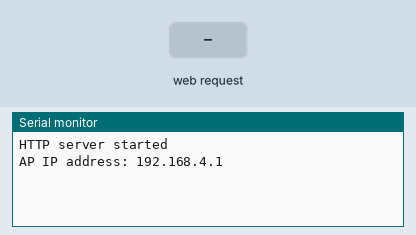
This sketch was run on a simulated ESP32. Parts: the last lines printed to the serial monitor. The test bench sets the inputs (shaded band).

Above: at 1.2 s.
1.3 s: HTTP request GET /power/on received
At 2.5 s:
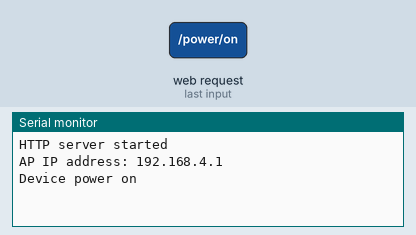
2.8 s: HTTP request GET /power/off received
At 3.6 s:
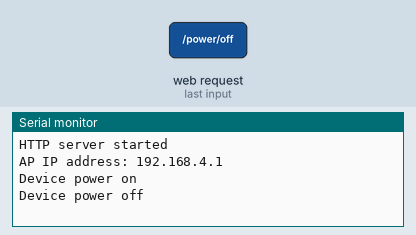
4.3 s: HTTP request GET /speed/one received
At 4.8 s:
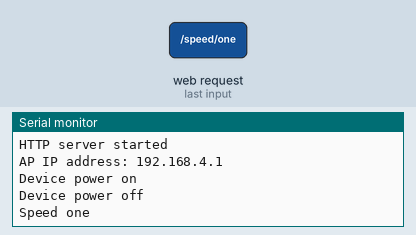
5.8 s: HTTP request GET /speed/two received
At 7.0 s:
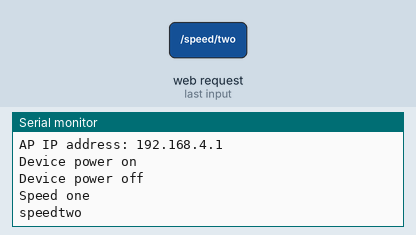
7.3 s: HTTP request GET /pump/on received
At 8.2 s:
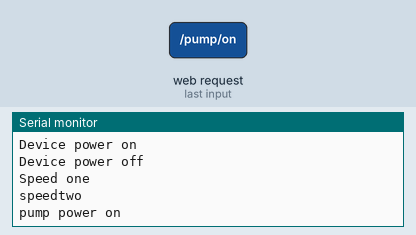
8.8 s: HTTP request GET /pump/off received
At 9.4 s:
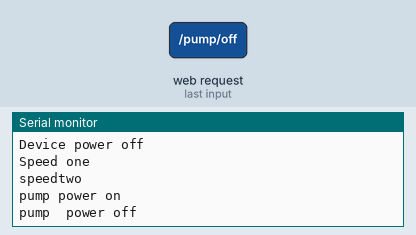

Measured:
- after the input at 1.3 s, the serial monitor: prints a new line at once (image 1)
- after the input at 2.8 s, the serial monitor: prints a new line at once (image 2)
- after the input at 4.3 s, the serial monitor: prints a new line at once (image 3)
- after the input at 5.8 s, the serial monitor: prints a new line at once (image 4)
- after the input at 7.3 s, the serial monitor: prints a new line at once (image 5)
- after the input at 8.8 s, the serial monitor: prints a new line at once (image 6)

The sketch:

igotitpart3.ino
```cpp
#include <WiFi.h>
#include <WiFiClient.h>
#include <WebServer.h>


const char Main_Page[] PROGMEM = {"<html>\n  <head>\n    <link href=\"https://fonts.googleapis.com/css?family=Baloo+Thambi+2|Comic+Neue&display=swap\" rel=\"stylesheet\">\n    \n    <link href=\"https://fonts.googleapis.com/css?family=Montserrat&display=swap\" rel=\"stylesheet\">\n\n    <link rel=\"stylesheet\" type=\"text/css\" href=\"esp.css\">\n   <script type=\"text/javascript\" src=\"https://www.gstatic.com/charts/loader.js\"></script>\n   <script type=\"text/javascript\">\n      google.charts.load('current', {'packages':['gauge']});\n      google.charts.setOnLoadCallback(drawChart);\n\n      function drawChart() {\n\n        var data = google.visualization.arrayToDataTable([\n          ['Label', 'Value'],\n          ['Water Level', 80],\n          \n         \n        ]);\n\n        var options = {\n          width: 600, height: 200,\n          redFrom: 90, redTo: 100,\n          yellowFrom:75, yellowTo: 90,\n          minorTicks: 5\n        };\n\n        var chart = new google.visualization.Gauge(document.getElementById('chart_div'));\n\n        chart.draw(data, options);\n\n        setInterval(function() {\n          data.setValue(0, 1, 40 + Math.round(60 * Math.random()));\n          chart.draw(data, options);\n        }, 13000);\n        setInterval(function() {\n          data.setValue(1, 1, 40 + Math.round(60 * Math.random()));\n          chart.draw(data, options);\n        }, 5000);\n        setInterval(function() {\n          data.setValue(2, 1, 60 + Math.round(20 * Math.random()));\n          chart.draw(data, options);\n        }, 26000);\n      }\n    </script>\n\n\n\n    <script type=\"text/javascript\" src=\"https://www.gstatic.com/charts/loader.js\"></script>\n    <script type=\"text/javascript\">\n      google.charts.load('current', {'packages':['corechart']});\n      google.charts.setOnLoadCallback(drawChart);\n\n      function drawChart() {\n        var data = google.visualization.arrayToDataTable([\n          ['Time(mins)', 'Temperature'],\n          ['10',  40     ],\n          ['20',  42     ],\n          ['30',  46      ],\n          ['40',  50   ]\n        ]);\n\n        var options = {\n          title: 'Temperature Variation',\n          curveType: 'function',\n          legend: { position: 'bottom' }\n        };\n\n        var chart = new google.visualization.LineChart(document.getElementById('curve_chart'));\n\n        chart.draw(data, options);\n      }\n    </script>\n  </head>\n\n\n  <body>\n\n  \n      <h1>Robofever</h1>\n\n      <h2>Cooler</h2>\n\n       <div class=\"container\">\n\n        <button class=\"speed one\" onclick=\"location.href='speed/one';\" value=\"Speed 1\">\n        Speed-1\n      </button>\n\n\n\n      <button class=\"power on\" onclick=\"location.href='power/on';\" value=\"Power On\">\n        PowerON\n      </button>\n\n\n\n      <button class=\"power off\" onclick=\"location.href='power/off';\" value=\"Power Off\">\n        PowerOFF\n      </button>\n\n     \n\n      \n\n      <button class=\"speed two\" onclick=\"location.href='speed/two';\" value=\"Speed 2\">\n        Speed-2\n      </button>\n      \n    </div>\n\n   \n        \n  <div id=\"test\">\n    <div id=\"chart_div\" style=\"width: 200px; height: 300px;\">\n\n\n      \n    </div>\n\n<div class=\"pump\">\n     <button class=\"pump onn\" onclick=\"location.href='pump/on';\" value=\"Pump On\">\n       PumpON\n      </button>\n\n      <button class=\"pump offf\" onclick=\"location.href='pump/off';\" value=\"Pump Off\">\n        PumpOFF\n      </button>\n\n</div>\n </div>\n      \n    <div id=\"curve_chart\" style=\"width: 900px; height: 500px\">\n         \n    </div>\n\n   \n  \n\n  </body>\n</html>\n"};
const char style_css_main_page[] PROGMEM = {"\np{\n\tbackground: white\n}\nh1{\n\tfont-family: 'Comic Neue', cursive;\n\ttext-align: center;\n\tmargin-top: 20px;\n}\nh2{\n\ttext-align: center;\n\tfont-family: 'Baloo Thambi 2', cursive;\n}\n/*div{\n\tborder: 20px solid #bdc3c7;\n\tmax-width: 700px;\n\twidth:80%;\n\tpadding: 20px;\n\tmargin: 20px auto;\n}*/\n\ndiv{\n\n\tmargin: 20px auto;\n}\nbody{\n\tborder : 2px solid grey;\n\tbackground-size: cover;\n\tbackground-position: center;\n\t/*background-image: url(https://wallpaperaccess.com/download/internet-of-things-1445507);*/\n\tbackground-image: url(https://htmlcolorcodes.com/assets/images/html-color-codes-color-tutorials-hero-00e10b1f.jpg);\n\t/*background-image: url();*/\n\tbackground-color: #c7c4c4\n\n}\n\n\n\n#test{\n\tborder-bottom: 2px solid rgba(100,100,0,0.4);\n}\n\n\nh2{\n\tpadding: 20px;\n\tborder-bottom: 2px solid rgba(100,100,100,0.5);\n}\n\n.container{\n\n\ttext-align: center;\n\n}\n\n.power{\n\tborder: 1px solid #3498db;\n\tbackground: none;\n\tpadding: 10px 20px;\n\tfont-size: 20px;\n\tfont-family: \"montserrat\";\n\tcursor: pointer;\n\tmargin: 10px;\n\ttransition: 0.8s;\n\tposition: relative;\n\toverflow: hidden;\n\n\t\n\n}\n\n.on:hover,.off:hover{\n\tcolor: fff;\n}\n\n.power::before{\n\tcontent: \"\";\n\tposition: absolute;\n\tleft: 0;\n\twidth:100%;\n\theight: 0%;\n\tbackground: #3498db;\n\tz-index : -1;\n\ttransition: 0.8s;\n\n}\n\n.on::before,.off::before{\n\ttop: 0;\n\tborder-radius: 0 0 50% 50%;\n}\n\n.on:hover::before,.off:hover::before{\n\theight: 100%;\n}\n\n\n\n.pump{\n\ttext-align: center;\n}\n\n.onn:hover,.offf:hover{\n\tcolor: #2cfc03;\n}\n\n.speed{\n\n\n  background-color: #4CAF50;\n  border: none;\n  color: white;\n  padding: 20px;\n  text-align: center;\n  text-decoration: none;\n  display: inline-block;\n  font-size: 16px;\n  margin: 4px 2px;\n\n\n}\n\n.one {border-radius: 12px;}\n.two {border-radius: 12px;}\n"};


const char* ssid = "ESP";
const char* password = "987654321";


WebServer server(80);
//
void handleRoot() {
server.send_P(200, "text/HTML", Main_Page);
}
//funcrion for handling esp.css request
void handleCSS(){
server.send_P(200,"text/css",style_css_main_page);
}
void poweron(){
  Serial.println("Device power on");
}
void poweroff(){
  Serial.println("Device power off");
}
void speedone(){
  Serial.println("Speed one");
}
void speedtwo(){
  Serial.println("speedtwo ");
}
void pumpon(){
  Serial.println("pump power on");
}
void pumpoff(){
  Serial.println("pump  power off");
}

void handleNotFound() {
  String message = "File Not Found\n\n";
  message += "URI: ";
  message += server.uri();
  message += "\nMethod: ";
  message += (server.method() == HTTP_GET) ? "GET" : "POST";
  message += "\nArguments: ";
  message += server.args();
  message += "\n";
  for (uint8_t i = 0; i < server.args(); i++) {
    message += " " + server.argName(i) + ": " + server.arg(i) + "\n";
  }
  server.send(404, "text/plain", message);
}

void setup(void) {
  Serial.begin(115200);
  WiFi.mode(WIFI_STA);
  WiFi.softAP(ssid, password);
  Serial.println("");

  server.on("/",handleRoot);
  server.on("esp.css",handleCSS);
  server.on("/power/on",poweron);
  server.on("/power/off",poweroff);
  server.on("/speed/one",speedone);
  server.on("/speed/two",speedtwo);
  server.on("/pump/on",pumpon);
  server.on("/pump/off",pumpoff);

  server.on("/inline", []() {
    server.send(200, "text/plain", "this works as well");
  });

  server.onNotFound(handleNotFound);

  server.begin();
  Serial.println("HTTP server started");
  IPAddress IP = WiFi.softAPIP();
  Serial.print("AP IP address: ");
  Serial.println(IP);
}


void loop(void) {

  server.handleClient();
}
```
